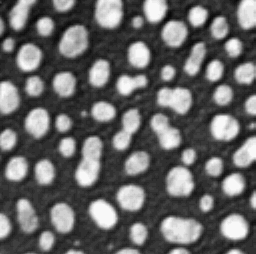
#> input picture Day_2_June_24/Jupyter_Notebooks/images/blobs.tif, 256 x 254 px
$ jupyter execute Notebook_4_solutions.ipynb
#> lines starting #> are read from the running program, lines starting #| are printed output that depends on the picture; after the words box and inside, x2 and y2 are one past the last pixel; in counts of white or black regions, pixels touching at a corner belong together
## Worked Solutions for Notebook 4

[cell 1]
import numpy as np
import pandas as pd
import math
import matplotlib.pyplot as plt
import skimage
import skimage.io
import skimage.morphology
import skimage.segmentation
import skimage.color
import scipy.ndimage as ndi
import stackview
import ipywidgets as widgets

## Excercise 1
Segmentation of blobs and filtering by a morphological feature: We're going to filter out elongated blobs

Steps:
1. Load blobs and visualize
2. Segment blobs
3. Make measurements to filter the blobs by shape (aspect ratio and eccentricity)
4. Plot a histogram of the aspect ratio or eccentricity
5. Filter the measurements
6. Plot the label image without the elongated shapes. (option: keep original labels)

### 1. Load blobs image from the images folder and vizualise it

   Blobs are in "images/blobs.tif"

[cell 2]
# Solution

image_ex_1 = skimage.io.imread('../images/blobs.tif')
#> image_ex_1 is the input picture: shape (254, 256); min 8, max 248, mean 103.3
plt.subplots(figsize=(7,7))
plt.imshow(image_ex_1, cmap = 'gray');

### 2. Segment the blobs
 Threshold the blobs to create a segmentation map.  Create segmentation labels

[cell 3]
mask_blobs = image_ex_1 > skimage.filters.threshold_otsu(image_ex_1)
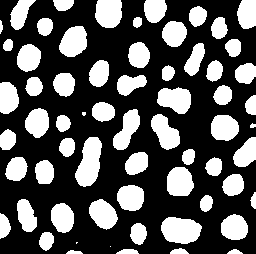
#> mask_blobs: shape (254, 256) bool; 34.2% white; 64 white regions (3 under 20 px), largest, box (x1, y1, x2, y2) and area: (75, 137, 102, 187) 902, (161, 217, 202, 244) 858, (157, 87, 191, 114) 676
label_blobs = skimage.morphology.label(mask_blobs)
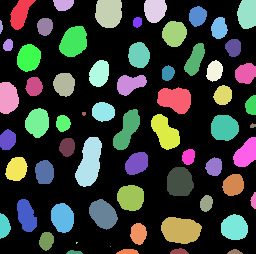
#> label_blobs: shape (254, 256) int32; 65 distinct labels, from 0 to 64; one colour per label, 0 black

plt.subplots(figsize=(7,7))
plt.imshow(label_blobs);

### 3. Find a way to filter the blobs that have elongated shapes.
Try creating a new dataframe column with a new measure ("aspect_ratio") that would give you a measure of the length to width (maybe the minor axis vs major axis length).  What other measurements might work? Find another measurement that could also work. Filter your blobs by the aspect ratio or other measure

#### Aspect Ratio measure

[cell 4]
results = skimage.measure.regionprops_table(label_blobs, properties=('label', 'axis_major_length', 'axis_minor_length'))
#> results = 3 items
results_df = pd.DataFrame(results)
#> results_df = table of 64 rows and 3 columns
results_df.head()
#> Out = table of 5 rows and 3 columns

[cell 5]
results_df['aspect_ratio'] = results_df['axis_major_length'] / results_df['axis_minor_length']
results_df.head()
#> Out = table of 5 rows and 4 columns

#### Eccentricity measure

[cell 6]
results_with_ecc = skimage.measure.regionprops_table(label_blobs, properties=('label', 'axis_major_length', 'axis_minor_length', 'eccentricity'))
#> results_with_ecc = 4 items
results_with_ecc_df = pd.DataFrame(results_with_ecc)
#> results_with_ecc_df = table of 64 rows and 4 columns
results_with_ecc_df['aspect_ratio'] = results_df['axis_major_length'] / results_df['axis_minor_length']
results_with_ecc_df.head()
#> Out = table of 5 rows and 5 columns

### 4. Plot a histogram of the aspect ratio or eccentricity

[cell 7]
results_with_ecc_df.hist('eccentricity')

[cell 8]
results_df.hist('aspect_ratio')
#> figure, not shown here; tallest bar 38 high, from x = 1.02 to 1.38

### 5. Filter the blobs to remove those that are elongated
Here I'm doing both by aspect ratio and eccentricity.

[cell 9]
#Aspect ratio
results_elongated_removed = results_df[results_df['aspect_ratio'] < 1.5]
#> results_elongated_removed = table of 42 rows and 4 columns
print("There are : ", str(len(results_elongated_removed)), " objects after filtering and : ", str(len(results_df)), " before filtering")
#| There are :  42  objects after filtering and :  64  before filtering
results_elongated_removed.head()
#> Out = table of 5 rows and 4 columns

[cell 10]
#Eccentricity
results_elongated_ecc_removed = results_with_ecc_df[results_with_ecc_df['eccentricity'] < 0.75]
#> results_elongated_ecc_removed = table of 43 rows and 5 columns
print("There are : ", str(len(results_elongated_ecc_removed)), " objects after filtering and : ", str(len(results_with_ecc_df)), " before filtering")
#| There are :  43  objects after filtering and :  64  before filtering
results_elongated_ecc_removed.head()
#> Out = table of 5 rows and 5 columns

### 6. Plot the label image without the elongated shapes

the np.isin function will compare two groups of elements, and removes from the first group elements that aren't in the second

https://numpy.org/doc/stable/reference/generated/numpy.isin.html

[cell 11]
# Create a mask of only the non-elongated blobs
filtered_labels = np.isin(label_blobs, results_elongated_removed['label'])
#> filtered_labels: shape (254, 256) bool; 23.2% white; 42 white regions (1 under 20 px), largest, box (x1, y1, x2, y2) and area: (157, 87, 191, 114) 676, (59, 26, 87, 57) 660, (95, 0, 122, 28) 658

# Relabel the filtered mask for visualization
filtered_labels_relabel = skimage.segmentation.relabel_sequential(filtered_labels * label_blobs)[0]
#> filtered_labels_relabel: shape (254, 256) int32; 43 distinct labels, from 0 to 42

plt.subplots(figsize=(7,7))
plt.imshow(filtered_labels_relabel);

### 6 option. Keep the same label values:

Use np.where to keep the original labels

[cell 12]
filtered_labels = np.where(np.isin(label_blobs, results_elongated_removed['label']), label_blobs, 0)
#> filtered_labels: shape (254, 256) int32; 43 distinct labels, from 0 to 58

plt.subplots(figsize=(10,10))
plt.imshow(filtered_labels);

### 7. From your initial segmentation, split the most elongated objects

[cell 13]
# compute distance transform from masks
distance = ndi.distance_transform_edt(mask_blobs)
# blur helps reduce the noise and minor irregularities in the distance values
blurred_distance = skimage.filters.gaussian(distance, sigma=2)
fp = np.ones((3,3))

# compute local max of blurred distance map
coords = skimage.feature.peak_local_max(blurred_distance, footprint=fp, labels=mask_blobs)
#> coords = 73 pairs, first value 1 to 252, second value 1 to 254

# create an array with labeled markers
mask = np.zeros(distance.shape, dtype=bool)
mask[tuple(coords.T)] = True
markers = skimage.measure.label(mask)
# apply the watershed algorithm
labels = skimage.segmentation.watershed(-blurred_distance, markers, mask=mask_blobs)
#> labels: shape (254, 256) int32; 74 distinct labels, from 0 to 73

plt.subplots(figsize=(7,7))
plt.imshow(labels)

# Solution 2 Computing Distances Between Objects

In some projects, you might be interested in computing distances between different objects. For example, to filter out objects that are far away from an other set of objects. An efficient approach is based on distance maps, and we will see an example of usage along with ```skimage.measure.regionprops_table()``` method in the exercise 2 below. We give before a little theory reminder about distance maps.

Distance transforms have many applications, we can for example use them to quantify how a structure of interest is away from object boundaries or other structures as just mentionned. They are also used to characterize the morphology of an object in 2D and 3D, find its center, dimensions, etc.. Distance transforms can also be used as a pre-processing step to improve the segmentation results and split touching objects. Distance maps may use different distance metrics, as the Euclidian or the Manhattan one for example.

Image [source](https://neubias.github.io/training-resources/distance_transform/index.html#:~:text=We%20use%20distance%20transform%20to,center%2C%20dimensions%2C%20etc..)

## Steps:
1. Open hela cells image and visualize the different channels.  Images are at images\hela-cells.tif
2. Segment the nuclei on the last channel
3. Detect lysosomes on the first channel and convert them to a label map
4. Compute a distance map and inverse distance map of nuclei.
5. Compte distances from lysosomes to closest nuclei.  Hint: you can use regionprops

### Step 1.
Open hela cells image and visualize the different channels.  Images are at images\hela-cells.tif

[cell 14]
hela_cells = skimage.io.imread('../images/hela-cells.tif')
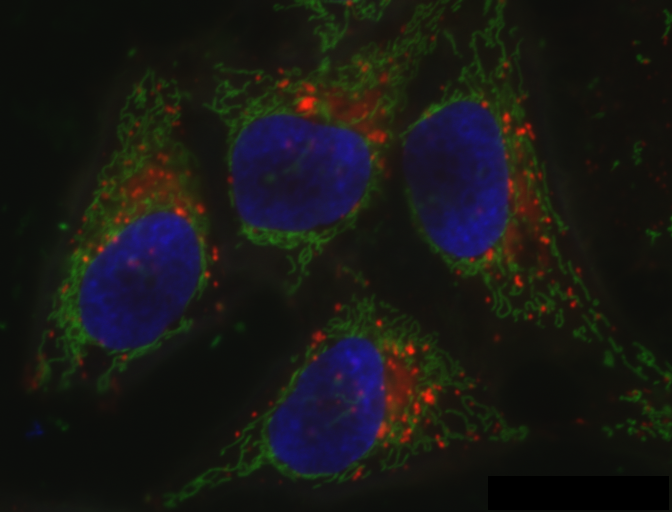
#> input picture Day_2_June_24/Jupyter_Notebooks/images/hela-cells.tif, 672 x 512 px
#> hela_cells is the input picture: shape (512, 672, 3) uint16; mean R, G, B 393.1, 393.3, 357.4
chan_1 = hela_cells[:,:,0] # red channel in RGB
chan_2 = hela_cells[:,:,1] # green channel in RGB
chan_3 = hela_cells[:,:,2] # blue channel in RGB

fig, ax = plt.subplots(1, 3, figsize=(7,7))
ax[0].imshow(chan_1, cmap='gray')
ax[1].imshow(chan_2, cmap='gray')
ax[2].imshow(chan_3, cmap='gray')
ax[0].set_title('Lysosomes');
ax[1].set_title('Mitochondria');
ax[2].set_title('Nuclei');

[cell 15]
# Solution cell 2

stackview.switch(
    {"lysosomes":   hela_cells[:,:,0],
     "mitochondria":hela_cells[:,:,1],
     "nuclei":      hela_cells[:,:,2]
    },
    colormap=["pure_magenta", "pure_green", "pure_blue"],
    toggleable=True
)
#> (this line was passed over: stackview is not available in this run)

### Step 2.
Segment the nuclei on the last channel

[cell 16]
chan_3_blurred = skimage.filters.gaussian(chan_3, sigma=2)
mask_nuclei = chan_3_blurred > skimage.filters.threshold_otsu(chan_3_blurred)
#> mask_nuclei: shape (512, 672) bool; 13.3% white; 5 white regions (1 under 20 px), largest, box (x1, y1, x2, y2) and area: (233, 114, 371, 231) 12033, (80, 211, 201, 350) 12009, (270, 336, 386, 474) 11442, (409, 101, 509, 259) 10424
mask_nuclei = skimage.morphology.binary_closing(mask_nuclei, footprint=skimage.morphology.disk(20))
#> mask_nuclei: shape (512, 672) bool; 13.8% white; 5 white regions (1 under 20 px), largest, box (x1, y1, x2, y2) and area: (233, 114, 371, 231) 12969, (80, 211, 201, 350) 12074, (270, 336, 386, 474) 11501, (409, 101, 509, 259) 11051
mask_nuclei = skimage.morphology.remove_small_objects(ndi.binary_fill_holes(mask_nuclei, skimage.morphology.disk(5)))
label_nuclei = skimage.morphology.label(mask_nuclei)
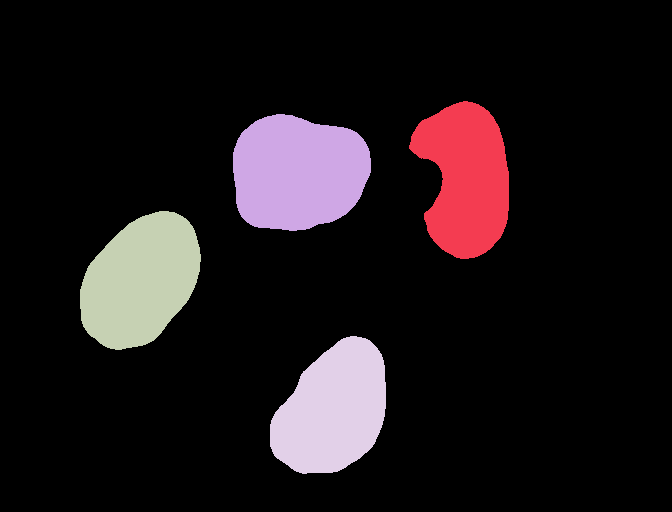
#> label_nuclei: shape (512, 672) int32; 5 distinct labels, from 0 to 4; one colour per label, 0 black

plt.subplots(figsize=(5,5))
plt.imshow(label_nuclei);

### Step 3.
Detect lysosomes on the first channel and convert them to a label map

[cell 17]
blobs_dog = skimage.feature.blob_dog(chan_1.astype(float), min_sigma=1, max_sigma=6, threshold_rel=0.1)
#> blobs_dog = 212 rows, first 8: [350, 410, 2.56], [104, 306, 4.1], [397, 428, 2.56], [117, 506, 2.56], [258, 85, 1.6], [211, 179, 2.56], [323, 379, 1.6], [131, 522, 1.6]
blobs_dog[:, 2] = blobs_dog[:, 2] * math.sqrt(2) # store radii in third column

fig, axes = plt.subplots(1, 2, figsize=(10, 10), sharex=True, sharey=True)
ax = axes.ravel()
ax[0].imshow(chan_1, cmap='gray')
ax[0].set_title('Lysosomes')
ax[1].imshow(chan_1, cmap='gray')
for blob in blobs_dog:
    y, x, r = blob
    c = plt.Circle((x, y), r, color='green', linewidth=2, fill=False)
    ax[1].add_patch(c)
    ax[1].set_axis_off()
#> this loop made 212 passes
#> (y, x, r) on passes 1 to 3: (350, 410, 3.62), (104, 306, 5.79), (397, 428, 3.62)
ax[1].set_title('DoG detections')
plt.tight_layout()
plt.show()
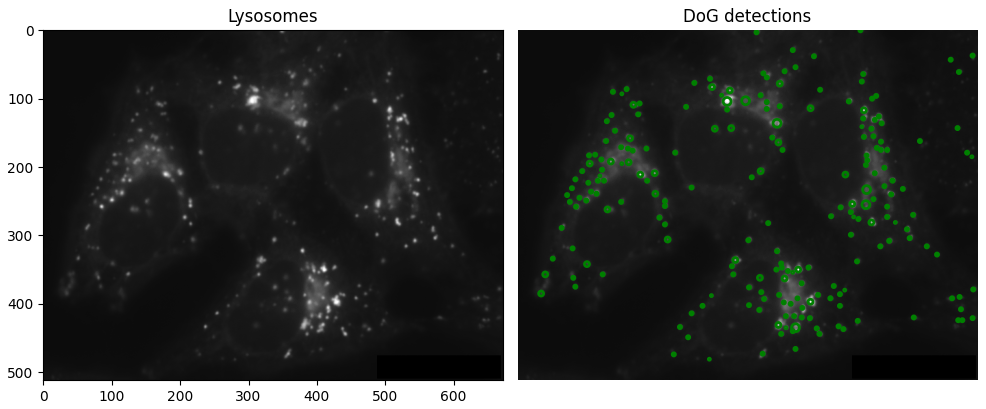
#> figure drawn by matplotlib, 2 panels

[cell 18]
## convert to label map:
label_lysosomes = np.zeros(chan_1.shape, dtype=np.int32)
for i, lysosome in enumerate(blobs_dog, 1): # Start labeling from 1
        y, x, r = lysosome
        rr, cc = skimage.draw.disk((y, x), r)
        if(((y+r) < chan_1.shape[0]) and ((x+r) < chan_1.shape[1])):
            label_lysosomes[rr, cc] = i
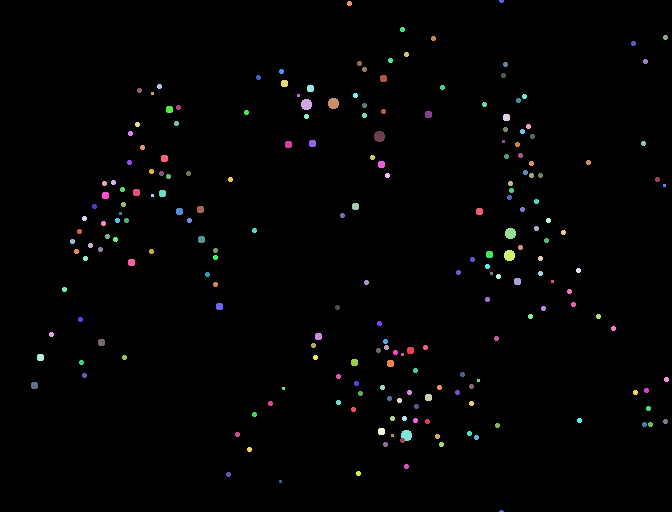
#> label_lysosomes: shape (512, 672) int32; 213 distinct labels, from 0 to 212; one colour per label, 0 black

fig, ax = plt.subplots(1, 2, figsize=(10,10), sharex=True, sharey=True)
ax[0].imshow(chan_1, cmap='gray');
ax[0].set_title('Lysosomes');
ax[1].imshow(label_lysosomes);
ax[1].set_title('Labeled lysosomes');
plt.show()

### Step 4.
Compute a distance map and inverse distance map of nuclei.  What do the distance maps with gray look like? With nipy_spectral ?

[cell 19]
distance_map_nuclei = ndi.distance_transform_edt(mask_nuclei)
inv_distance_map_nuclei = ndi.distance_transform_edt(1 - mask_nuclei)
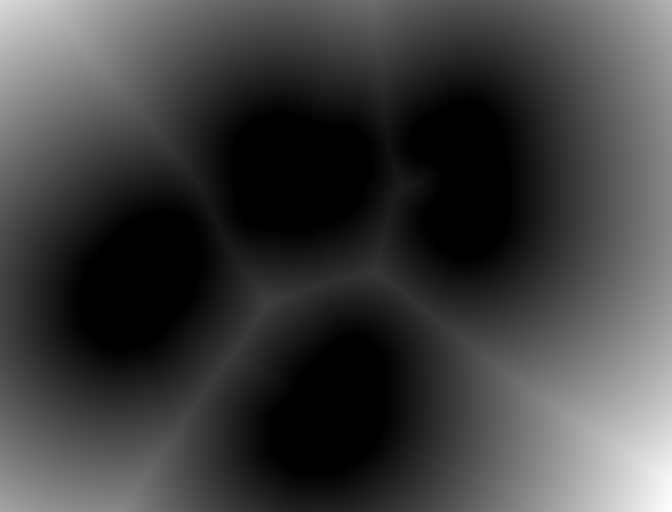
#> inv_distance_map_nuclei: shape (512, 672) float64; min 0, max 301.8, mean 73.8; drawn with min black and max white

fig, ax = plt.subplots(1, 3, figsize=(10,10))
ax[0].imshow(mask_nuclei, cmap='gray');
ax[0].set_title('Mask nuclei');
ax[1].imshow(distance_map_nuclei, cmap = 'gray');
ax[1].set_title('Distance map from nuclei');
ax[2].imshow(inv_distance_map_nuclei, cmap = 'gray');
ax[2].set_title('Inverse distance map from nuclei');

[cell 20]
stackview.picker(distance_map_nuclei)
#> (this line was passed over: stackview is not available in this run)

[cell 21]
stackview.picker(inv_distance_map_nuclei)
#> (this line was passed over: stackview is not available in this run)

### Step 5.
Compute distances from lysosomes to closest nuclei.  Hint: you can use regionprops

[cell 22]
# compute mean intensity value of distance map image from lysosomes label image
results = skimage.measure.regionprops_table(label_lysosomes, inv_distance_map_nuclei, properties=('label','area', 'mean_intensity'))
## intensity is measured from the inv_distance _map_nuclei image. So for each label_lysosome, we measure the average intensity of the inverse distance map, under the lysosome label.
## The intensity under the label is the distance to the nearest nuclei


results_df = pd.DataFrame(results)
#> results_df = table of 212 rows and 3 columns
plt.hist(results_df['mean_intensity'])
plt.title("Distance to closest nuclei")
plt.xlabel("Mean intensity of lysosome label\n (distance to nearest nuclei)")
plt.ylabel("Count of lysosomes")
#> figure, not shown here; tallest bar 101 high, from x = -1.78e-15 to 24.61

stackview.clusterplot(image=chan_3,
                     labels=label_lysosomes,
                     df=results_df,
                     column_x="label",
                     column_y="mean_intensity",
                     zoom_factor=0.8,
                     alpha=0.7)

## [OPTIONAL] Exercise 3

Steps:
1. Import the image from images/4color_cells.tif and visualize the 3rd channel
2. Create a mask using the third channel and label objects
3. Measure the region properties using this labeled image and use the fourth channel as intensity image
4. Extract the mean_intensity property from the dictionary and plot an histogram of these intensities
5. What do you observe in this histogram ? Plot the fourth channel using stackview.picker and see if the histogram makes sense

#### Step 1.
Import the image from images/4color_cells.tif and visualize the 3rd channel

[cell 23]
image_ex_3 = skimage.io.imread('../images/4color_cells.tif')
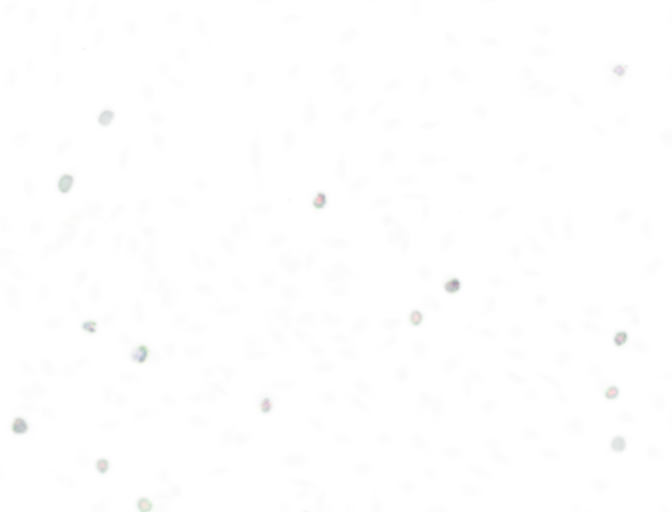
#> input picture Day_2_June_24/Jupyter_Notebooks/images/4color_cells.tif, 672 x 512 px
#> image_ex_3 is the input picture: shape (512, 672, 4) uint16; mean R, G, B, A 429.8, 694.2, 475.8, 236.1
chan_3 = image_ex_3[:,:,2]
fig, ax = plt.subplots(figsize=(7,7))
ax.imshow(chan_3, cmap = 'gray');

### Step 2.
Create a mask using the third channel and label objects

[cell 24]
chan_3 = skimage.filters.median(chan_3, skimage.morphology.disk(3))  #blur the image
masks = chan_3 > skimage.filters.threshold_otsu(chan_3)   #create the masks
#> masks: shape (512, 672) bool; 10.4% white; 228 white regions (7 under 20 px), largest, box (x1, y1, x2, y2) and area: (382, 216, 411, 254) 618, (138, 486, 182, 512) 598, (278, 254, 315, 274) 528

plt.subplots(figsize=(8,8))
plt.imshow(masks);

[cell 25]
distance = ndi.distance_transform_edt(masks)
#> distance: shape (512, 672) float64
blurred_distance = skimage.filters.gaussian(distance, sigma=2)
#> blurred_distance: shape (512, 672) float64
fp = np.ones((3,3))

coords = skimage.feature.peak_local_max(blurred_distance, footprint=fp, labels=masks)
#> coords = 255 pairs, first value 1 to 510, second value 1 to 670
mask = np.zeros(blurred_distance.shape, dtype=bool)
mask[tuple(coords.T)] = True
markers = skimage.measure.label(mask)
labels_ex_3 = skimage.segmentation.watershed(-blurred_distance, markers, mask=masks)
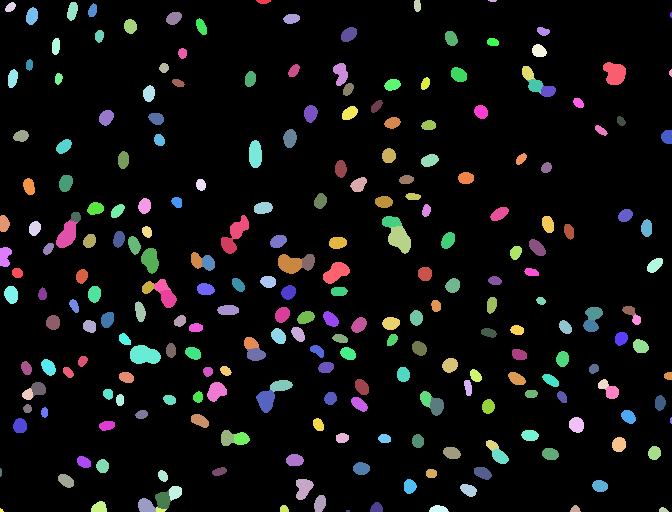
#> labels_ex_3: shape (512, 672) int32; 251 distinct labels, from 0 to 250; one colour per label, 0 black

stackview.picker(labels_ex_3)
#> (this line was passed over: stackview is not available in this run)

### Step 3.
Measure the region properties using this labeled image and use the fourth channel as intensity image

[cell 26]
results = skimage.measure.regionprops_table(labels_ex_3, image_ex_3[:,:,3], properties=('label','mean_intensity'))
#> results = 2 items

### Step 4.
Extract the mean_intensity property from the dictionary and plot an histogram of these intensities

[cell 27]
results_df = pd.DataFrame(results)
#> results_df = table of 250 rows and 2 columns
results_df['mean_intensity'].hist();
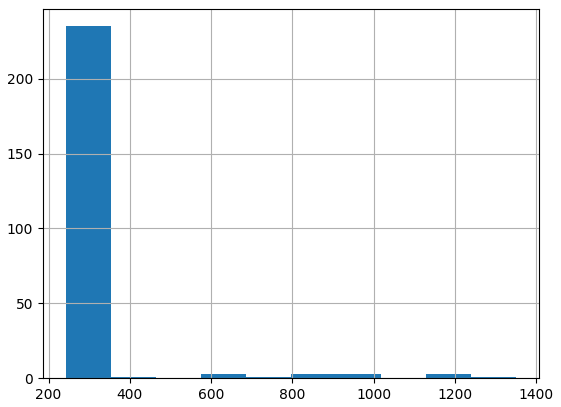
#> figure drawn by matplotlib, 1 panel; tallest bar 235 high, from x = 241.6 to 352.6

### Step 5.
What do you observe in this histogram ? Plot the fourth channel and see if the histogram makes sense

[cell 28]
stackview.picker(image_ex_3[:,:,3])
#> (this line was passed over: stackview is not available in this run)
